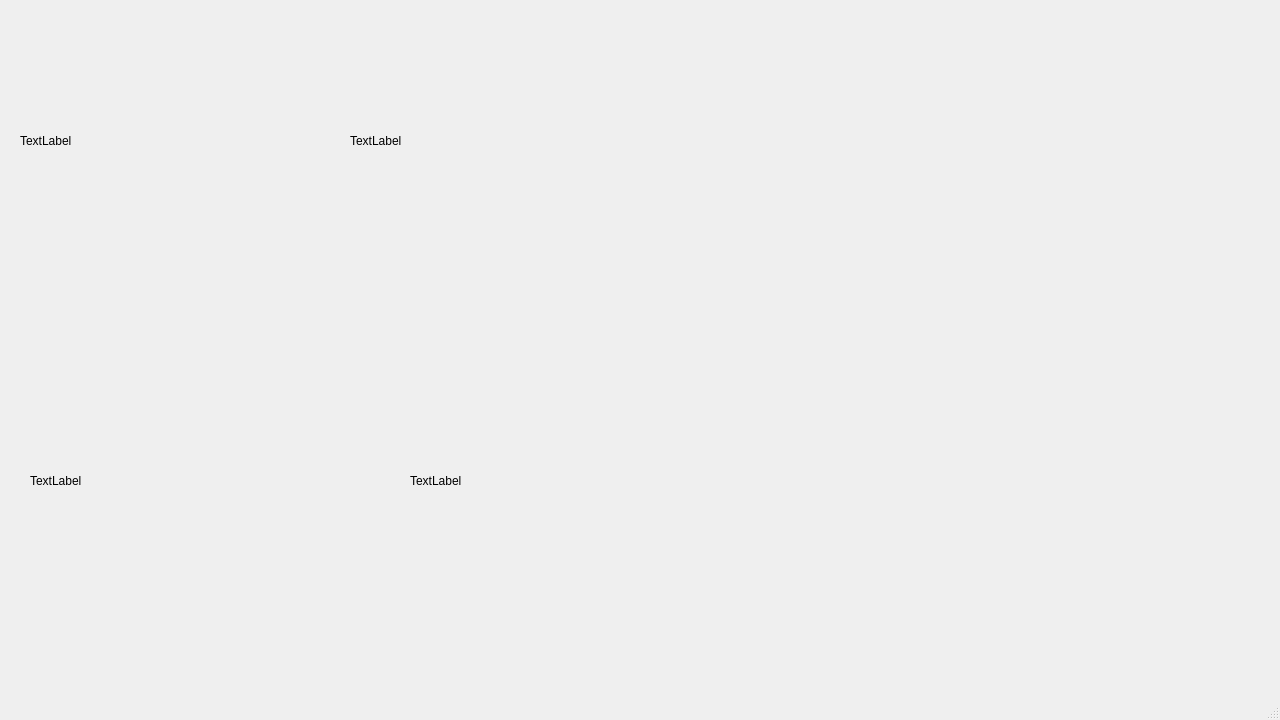
<?xml version="1.0" encoding="UTF-8"?>
<ui version="4.0">
 <class>MainWindow</class>
 <widget class="QMainWindow" name="MainWindow">
  <property name="geometry">
   <rect>
    <x>0</x>
    <y>0</y>
    <width>1280</width>
    <height>720</height>
   </rect>
  </property>
  <property name="windowTitle">
   <string>MainWindow</string>
  </property>
  <widget class="QWidget" name="centralwidget">
   <widget class="QLabel" name="label">
    <property name="geometry">
     <rect>
      <x>20</x>
      <y>20</y>
      <width>271</width>
      <height>241</height>
     </rect>
    </property>
    <property name="text">
     <string>TextLabel</string>
    </property>
   </widget>
   <widget class="QLabel" name="label_2">
    <property name="geometry">
     <rect>
      <x>350</x>
      <y>10</y>
      <width>321</width>
      <height>261</height>
     </rect>
    </property>
    <property name="text">
     <string>TextLabel</string>
    </property>
   </widget>
   <widget class="QLabel" name="label_3">
    <property name="geometry">
     <rect>
      <x>30</x>
      <y>300</y>
      <width>321</width>
      <height>361</height>
     </rect>
    </property>
    <property name="text">
     <string>TextLabel</string>
    </property>
   </widget>
   <widget class="QLabel" name="label_4">
    <property name="geometry">
     <rect>
      <x>410</x>
      <y>300</y>
      <width>331</width>
      <height>361</height>
     </rect>
    </property>
    <property name="text">
     <string>TextLabel</string>
    </property>
   </widget>
  </widget>
  <widget class="QMenuBar" name="menubar">
   <property name="geometry">
    <rect>
     <x>0</x>
     <y>0</y>
     <width>1280</width>
     <height>18</height>
    </rect>
   </property>
  </widget>
  <widget class="QStatusBar" name="statusbar"/>
 </widget>
 <resources/>
 <connections/>
</ui>
